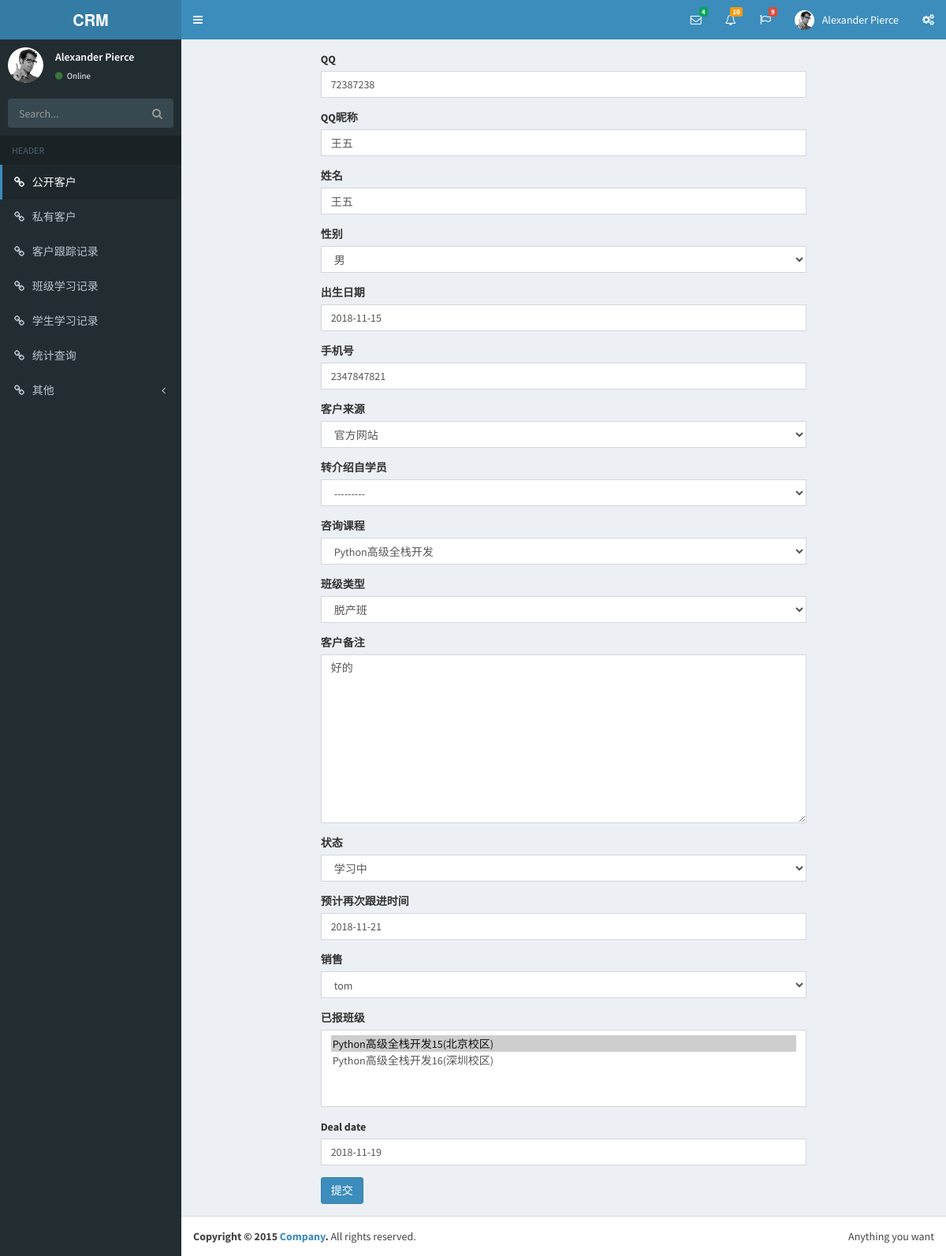
The page /customers/edit/3/ on the database its author committed.
### app01/models.py (models this page shows, shortened)
class Customer(models.Model):
    qq = models.CharField('QQ', max_length=64, unique=True, help_text='QQ号必须唯一')
    qq_name = models.CharField('QQ昵称', max_length=64, blank=True, null=True)
    name = models.CharField('姓名', max_length=32, blank=True, null=True, help_text='学员报名后，请改为真实姓名')
    sex_type = (('male', '男'), ('female', '女'))
    sex = models.CharField("性别", choices=sex_type, max_length=16, default='male', blank=True, null=True)
    birthday = models.DateField('出生日期', default=None, help_text="格式yyyy-mm-dd", blank=True, null=True)
    phone = models.BigIntegerField('手机号', blank=True, null=True)
    source = models.CharField('客户来源', max_length=64, choices=source_type, default='qq')
    introduce_from = models.ForeignKey('Customer', verbose_name="转介绍自学员", blank=True, null=True,on_delete=models.CASCADE)
    course = MultiSelectField("咨询课程", choices=course_choices)
    class_type = models.CharField("班级类型", max_length=64, choices=class_type_choices, default='fulltime')
    customer_note = models.TextField("客户备注", blank=True, null=True, )
    status = models.CharField("状态", choices=enroll_status_choices, max_length=64, default="unregistered",
                              help_text="选择客户此时的状态")
    date = models.DateTimeField("咨询日期", auto_now_add=True)
    last_consult_date = models.DateField("最后跟进日期", auto_now_add=True)
    next_date = models.DateField("预计再次跟进时间", blank=True, null=True)
    consultant = models.ForeignKey('UserInfo', verbose_name="销售", related_name='customers', blank=True, null=True, on_delete=models.CASCADE)
    class_list = models.ManyToManyField('ClassList', verbose_name="已报班级", )
    deal_date = models.DateField(null=True)
    def __str__(self):
        return self.name+":"+self.qq

### app01/views.py (the view, shortened to what this page needs)
# urls.py: re_path('^customers/edit/(\d+)/$', views.AddEditCustomers.as_view(), name="edit_customers"),
class AddEditCustomers(View):
    def get(self, request, edit_id=None):
        eidt_obj = Customer.objects.filter(pk=edit_id).first()
        customer_list = CustomerModelForm(instance=eidt_obj)
        return render(request, "add_edit_customer.html", {'customer_list': customer_list})

### app01/views.py
class CustomerModelForm(forms.ModelForm):
    class Meta:
        model = Customer
        fields = "__all__"
    def __init__(self,*args,**kwargs):
        super().__init__(*args,**kwargs)
        for field in self.fields.values():
            from multiselectfield.forms.fields import MultiSelectFormField
            if not isinstance(field,MultiSelectFormField):
                field.widget.attrs.update({'class': 'form-control'})

### app01/models.py (called while the page is built)
    def __str__(self):
        return self.name

    def __str__(self):
        return "{}{}({})".format(self.get_course_display(), self.semester, self.campuses)

### templates/add_edit_customer.html (shortened to what this page needs)
{% extends "base.html" %}
{% block con %}
    <section class="content">
        <div class="row">
            <div class="col-md-8 col-md-offset-2">
                <form action="" method="post" novalidate>
                    {% for customer in customer_list %}
                        <div class="form-group">
                            <label>{{ customer.label }}</label>
                            {{ customer }}
                        </div>
                    {% endfor %}
                    <button class="btn btn-primary">提交</button>
                </form>
            </div>
        </div>
    </section>
{% endblock %}

### rows shown on the page
Customer: customer_list "72387238" "王五" "王五" "男" "2018-11-15" "2347847821" "官方网站" "---------" "Python高级全栈开发" "脱产班" "好的" "学习中" "2018-11-21" "tom" "2018-11-19"

### other values the page prints
{{ customer.label }} "QQ" "QQ昵称" "姓名" "性别" "出生日期" "手机号" "客户来源" "转介绍自学员" "咨询课程" "班级类型" "客户备注" "状态" "预计再次跟进时间" "销售" "已报班级" "Deal date"
